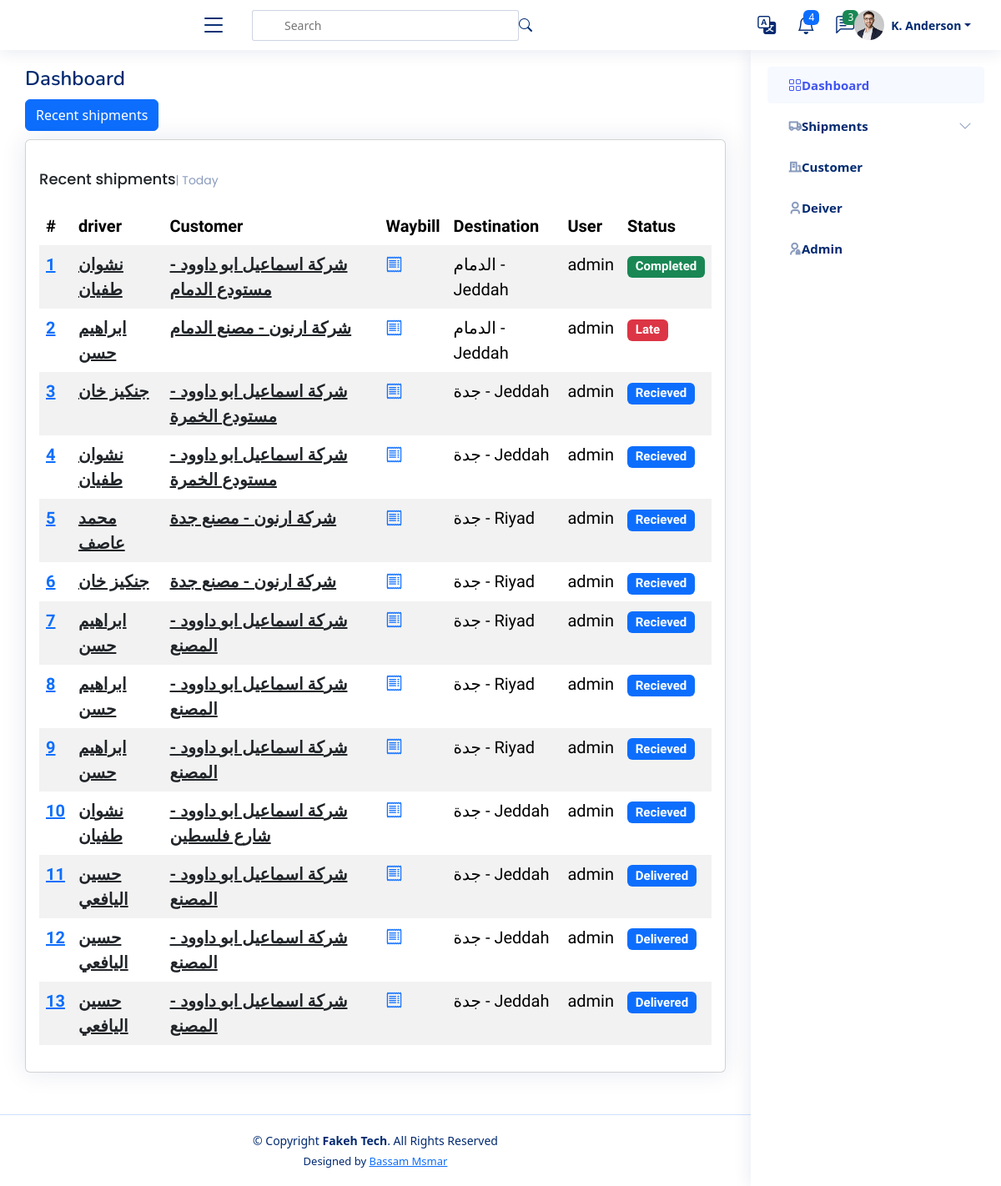
/shipment/All, run on an earlier commit of the app's database.
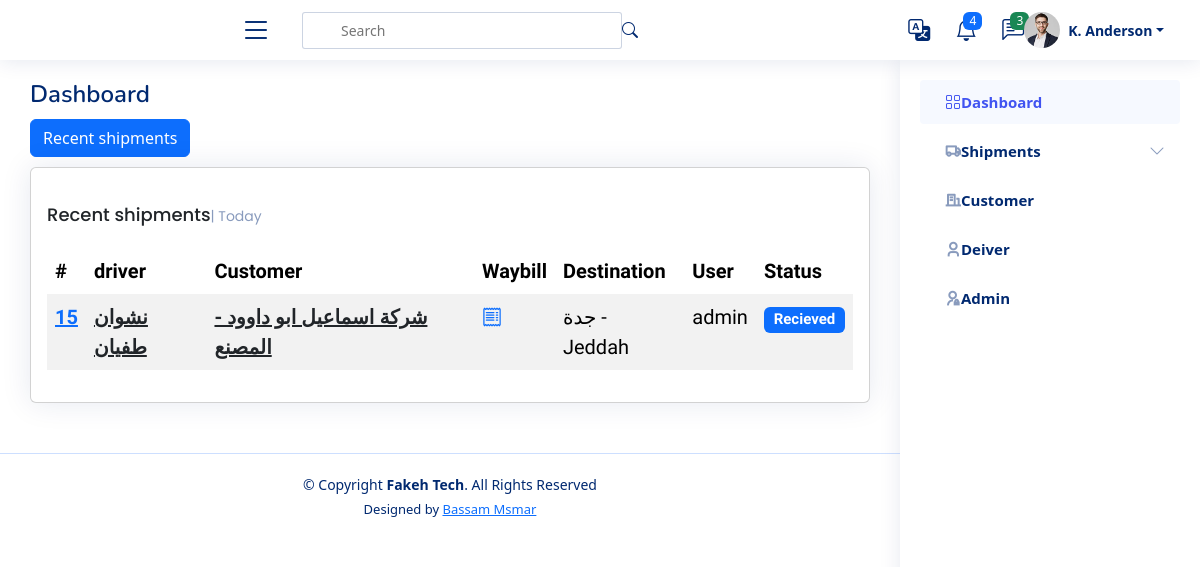
And on a later commit of the database.
### shipments/models.py (models this page shows, shortened)
class Shipments(models.Model):
    user = models.ForeignKey(User,  related_name='shipments_user', on_delete=models.SET_NULL, null=True)
    driver = models.ForeignKey(Driver,  related_name='shipments_driver', on_delete=models.SET_NULL, null=True)
    customer_branch = models.ForeignKey(Branch, related_name='shipments_company', on_delete=models.SET_NULL, null=True)
    fare = models.IntegerField(_("Fare"),)
    code = models.ImageField(blank=True, null=True, upload_to='code')
    days_stayed = models.IntegerField(_("Days Stayed "), null=True, blank=True)
    stay_cost = models.IntegerField(_("Stay Cost"), null=True, blank=True)
    deducted = models.IntegerField(_("Deducted"), null=True, blank=True)
    status = models.CharField(_("Status "), max_length=20, choices=STATUS, default='Recieved')
    destination = models.CharField(_("Destination"), max_length=20, choices=FLAG_TYPES)
    create_at = models.DateTimeField(_("Create At"), default=timezone.now)
    expected_arrival_date = models.DateTimeField(_("Expected Arrival Date"), null=True, blank=True, default=timezone.now)
    actual_delivery_date = models.DateTimeField(_("Actual Delivery Date "), null=True, blank=True, default=timezone.now)

### drivers/models.py (models this page shows)
class Driver(models.Model):
    name = models.CharField(_("Driver Name"), max_length=120)
    phone = models.CharField(_("Driver Phone"), max_length=120)
    id_number = models.CharField(_("Driver Id Number"), max_length=10, null=True, blank=True)
    language = models.CharField(_("Driver Language"),  max_length=120, choices=LANGUAHE, null=True, blank=True)
    truck_type =models.CharField(_("Truck Type"), max_length=120, choices=TRUCK_TYPE, null=True, blank=True)
    rate = models.IntegerField(_("Rate"), null=True, blank=True)
    def __str__(self) -> str:
        return self.name

### customers/models.py (models this page shows)
class Branch(models.Model):
    customers = models.ForeignKey(Customers, related_name='branch_customers', on_delete=models.CASCADE)
    name = models.CharField(_("Name"),max_length=255)
    city = models.CharField(_("City"),max_length=255)
    def __str__(self):
        return f'{self.customers} - {self.name}'

class Customers(models.Model):
    name = models.CharField(max_length=255)
    def __str__(self):
        return self.name

### shipments/views.py (the view)
# urls.py: path('<str:status>', ShipmentList.as_view(), name='shipment_list'),
class ShipmentList(ListView):
    model = Shipments
    def get_queryset(self):
        status = self.kwargs.get('status', 'All')
        print( f'status = {status}')
        if status == 'All':
            return Shipments.objects.all()
        else:
            return Shipments.objects.filter(status=status)

### templates/shipments/shipments_list.html (shortened to what this page needs)
{% extends 'base.html' %}
{% load static %}
{% load i18n %}
{% block body %}
<main id="main" class="main">
  <div class="pagetitle">
    <h1>{% translate "Dashboard" %}</h1>
  </div>
  <div class="pagetitle">
    <a href="{% url 'shipment_create' %}"><button type="button" class="btn btn-primary">{% translate "Recent shipments" %}</button></a>
  </div>
  <section class="section dashboard">
    <div class="row">
      <div class="col-lg-12">
        <div class="row">
          <div class="col-12">
            <div class="card recent-sales overflow-auto">
              <div class="card-body">
                <h5 class="card-title">{% translate "Recent shipments" %}<span>| Today</span></h5>
                <table class="table table-borderless datatable table-striped table-hover">
                  <thead>
                    <tr>
                      <th scope="col">#</th>
                      <th scope="col">{% translate "driver" %}</th>
                      <th scope="col">{% translate "Customer" %} </th>
                      <th scope="col">{% translate "Waybill" %} </th>
                      <th scope="col">{% translate "Destination" %} </th>
                      <th scope="col">{% translate "User" %} </th>
                      <th scope="col">{% translate "Status" %} </th>
                    </tr>
                  </thead>
                  <tbody>
                    {% for shipment in object_list %}
                    <a href="{% url 'shipment_detail' shipment.id %}">
                      <tr>
                        <th scope="row"><a href="{% url 'shipment_detail' shipment.id %}" target="_blank">{{shipment.id}}</a></th>
                        <th scope="row"><a href="#" class="link-dark">{{shipment.driver}}</a></th>
                        <th scope="row"><a href="#" class="link-dark">{{shipment.customer_branch}}</a></th>
                        <td> <a href="{% url 'shipment_detail' shipment.id %}" target="_blank"><i class="bi bi-receipt"></i></a></td>
                        <td>{{shipment.customer_branch.city}} - {{shipment.destination}}</td>
                        <td>{{shipment.user}}</td>
                        <td><span class="badge
                          {% if shipment.status == 'Recieved' %} bg-primary
                          {% elif shipment.status == 'Processed' %} bg-secondary
                          {% elif shipment.status == 'Shipped' %} bg-info
                          {% elif shipment.status == 'Delivered' %} bg-primary
                          {% elif shipment.status == 'Feedback' %} bg-warning
                          {% elif shipment.status == 'Completed' %} bg-success
                          {% elif shipment.status == 'Late' %} bg-danger
                          {% endif %}">{{shipment.status}}</span></td>
                      </tr>
                    </a>
                    {% endfor %}
                  </tbody>
                </table>
              </div>
            </div>
          </div>
        </div>
      </div>
    </div>
  </section>
</main>
{% endblock %}

What changed in the data, as far as the page shows it:
removed Shipments: id "1", driver "نشوان طفيان", customer_branch "شركة اسماعيل ابو داوود - مستودع الدمام", customer_branch.city "الدمام", destination "Jeddah", user "admin", status "Completed"
removed Shipments: id "2", driver "ابراهيم حسن", customer_branch "شركة ارنون - مصنع الدمام", customer_branch.city "الدمام", destination "Jeddah", user "admin", status "Late"
removed Shipments: id "3", driver "جنكيز خان", customer_branch "شركة اسماعيل ابو داوود - مستودع الخمرة", customer_branch.city "جدة", destination "Jeddah", user "admin", status "Recieved"
removed Shipments: id "4", driver "نشوان طفيان", customer_branch "شركة اسماعيل ابو داوود - مستودع الخمرة", customer_branch.city "جدة", destination "Jeddah", user "admin", status "Recieved"
removed Shipments: id "5", driver "محمد عاصف", customer_branch "شركة ارنون - مصنع جدة", customer_branch.city "جدة", destination "Riyad", user "admin", status "Recieved"
removed Shipments: id "6", driver "جنكيز خان", customer_branch "شركة ارنون - مصنع جدة", customer_branch.city "جدة", destination "Riyad", user "admin", status "Recieved"
removed Shipments: id "7", driver "ابراهيم حسن", customer_branch "شركة اسماعيل ابو داوود - المصنع", customer_branch.city "جدة", destination "Riyad", user "admin", status "Recieved"
removed Shipments: id "8", driver "ابراهيم حسن", customer_branch "شركة اسماعيل ابو داوود - المصنع", customer_branch.city "جدة", destination "Riyad", user "admin", status "Recieved"
removed Shipments: id "9", driver "ابراهيم حسن", customer_branch "شركة اسماعيل ابو داوود - المصنع", customer_branch.city "جدة", destination "Riyad", user "admin", status "Recieved"
removed Shipments: id "10", driver "نشوان طفيان", customer_branch "شركة اسماعيل ابو داوود - شارع فلسطين", customer_branch.city "جدة", destination "Jeddah", user "admin", status "Recieved"
removed Shipments: id "11", driver "حسين اليافعي", customer_branch "شركة اسماعيل ابو داوود - المصنع", customer_branch.city "جدة", destination "Jeddah", user "admin", status "Delivered"
removed Shipments: id "12", driver "حسين اليافعي", customer_branch "شركة اسماعيل ابو داوود - المصنع", customer_branch.city "جدة", destination "Jeddah", user "admin", status "Delivered"
removed Shipments: id "13", driver "حسين اليافعي", customer_branch "شركة اسماعيل ابو داوود - المصنع", customer_branch.city "جدة", destination "Jeddah", user "admin", status "Delivered"
added Shipments: id "15", driver "نشوان طفيان", customer_branch "شركة اسماعيل ابو داوود - المصنع", customer_branch.city "جدة", destination "Jeddah", user "admin", status "Recieved"
